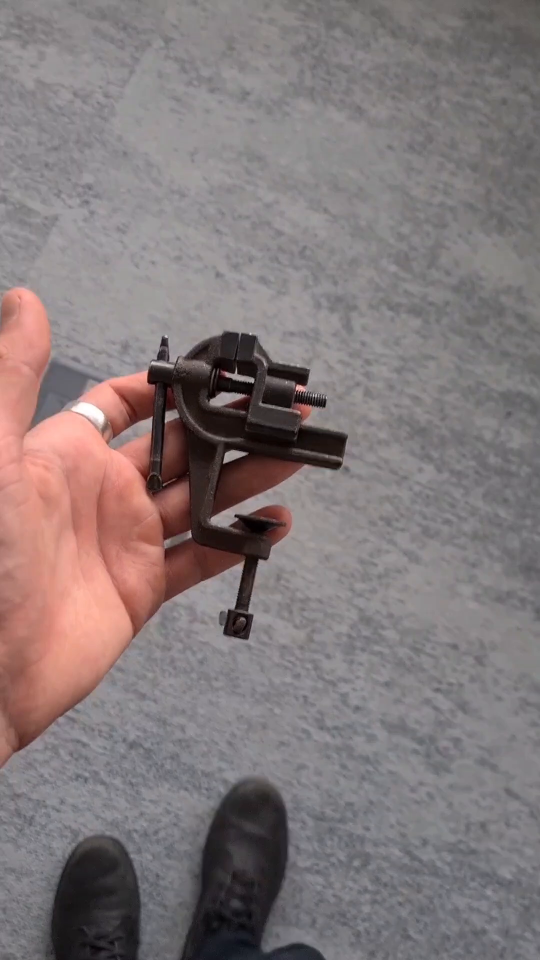
#> input picture frame 3 of DZ_CV_3/vid.mp4, 1080 x 1920 px, given in place of fingers.mov, which was not available (shown at 1/2 size)
$ jupyter execute cv_hw1.ipynb   (older library calls are emulated)   (text cells are left out)
#> lines starting #> are read from the running program, lines starting #| are printed output that depends on the picture; after the words box and inside, x2 and y2 are one past the last pixel; in counts of white or black regions, pixels touching at a corner belong together; pictures that were not available may be replaced by others from this repository, and a replacement may not be noted
[cell 1]
import math
import numpy as np
import cv2

class FrameProcessor:
    def __init__(self):
        pass

    def processing_loop(self, source, lth, hth, max_frame_num = -1,\
                        alternative_source="", save_to_file=""):
        i = 0
        results = []

        output_file = None

        #out = cv2.VideoWriter('outpy.avi', cv2.VideoWriter_fourcc('M','J','P','G'),
#                               30, (WINDX, WINDY))
#         out.write(canvas)
#         out.release()

        while (True):
            retval, frame = source.read()

            if (retval == False):
                print("Cannot read frame")

                if (alternative_source != ""):
                    print("Opening alternative source ", alternative_source)
                    source = cv2.VideoCapture(alternative_source)
                    continue

                else:
                    print("Exiting loop")
                    break

            result = self.process_frame(frame, lth, hth)

            results.append(result)

            key = cv2.waitKey(100) & 0xFF

            i += 1

            if (key == ord('q')):
                break

            if (max_frame_num != -1 and i >= max_frame_num):
                break

        return results

    def process_frame(self, frame, lth, hth):
        return 5

[cell 2]
#############################################
# YOUR DEFAULT PARAMETERS BELOW
#############################################

lth, hth = (0, 85, 115), (255, 255, 255)

#############################################
# YOUR DEFAULT PARAMETERS ABOVE
#############################################

class ColorFilterTuning(FrameProcessor):
    def __init__(self):
        super().__init__()

        cv2.namedWindow("color_filter_parameters")

        cv2.createTrackbar('rl', 'color_filter_parameters', lth[0], 255, self.nothing)
        cv2.createTrackbar('gl', 'color_filter_parameters', lth[1], 255, self.nothing)
        cv2.createTrackbar('bl', 'color_filter_parameters', lth[2], 255, self.nothing)
        cv2.createTrackbar('rh', 'color_filter_parameters', hth[0], 255, self.nothing)
        cv2.createTrackbar('gh', 'color_filter_parameters', hth[1], 255, self.nothing)
        cv2.createTrackbar('bh', 'color_filter_parameters', hth[2], 255, self.nothing)

    def nothing(self, inp):
        pass

    def process_frame(self, frame, lth, hth):
        hsv = cv2.cvtColor(frame, cv2.COLOR_RGB2HSV)

        low_th =  (cv2.getTrackbarPos('rl', 'color_filter_parameters'),
                   cv2.getTrackbarPos('gl', 'color_filter_parameters'),
                   cv2.getTrackbarPos('bl', 'color_filter_parameters'))

        high_th = (cv2.getTrackbarPos('rh', 'color_filter_parameters'),
                   cv2.getTrackbarPos('gh', 'color_filter_parameters'),
                   cv2.getTrackbarPos('bh', 'color_filter_parameters'))

        mask = cv2.inRange(frame, low_th, high_th)

        cv2.imshow("frame", frame)
        cv2.imshow("mask", mask)

        return (low_th, high_th)

[cell 3]
import numpy as np
import cv2

video_file = "../data/videos/fingers.mov"

cam = cv2.VideoCapture(video_file)

#print(cam)
# frame_offset = 100
# cam.set(1, frame_offset)

tuner = ColorFilterTuning()

colors = tuner.processing_loop(cam, None, None, max_frame_num = -1,\
            alternative_source=video_file)
#> in processing_loop, frame is the input picture: shape (1920, 1080, 3); mean B, G, R 121.2, 120.3, 130.9
#> in process_frame, `mask = cv2.inRange(frame, low_th, high_th)`:
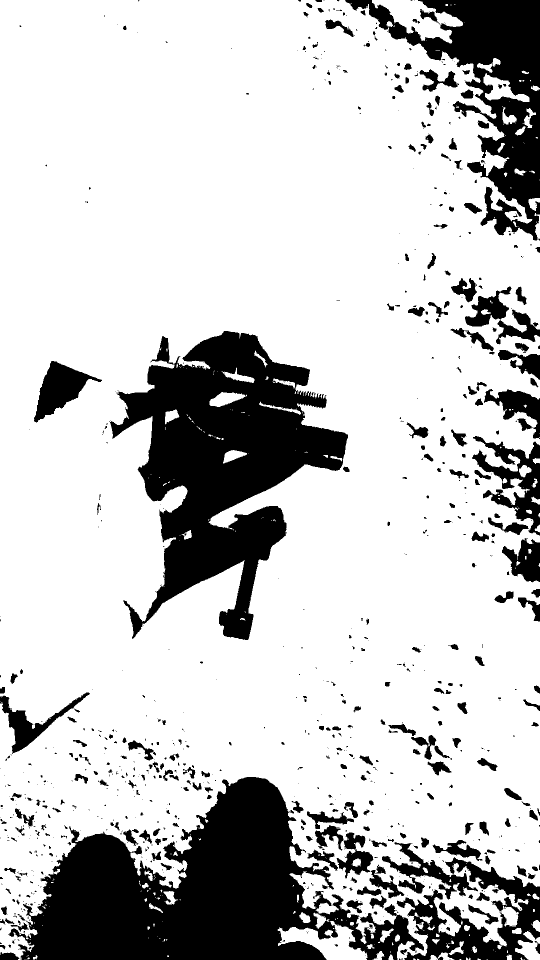
#> mask: shape (1920, 1080) (shown at 1/2 size); 77.9% white; 876 black regions (554 under 20 px), largest, box (x1, y1, x2, y2) and area: (16, 1554, 848, 1920) 146989, (219, 662, 696, 1280) 133612, (690, 0, 1080, 481) 59150
#> in processing_loop, `result = self.process_frame(frame, lth, hth)`: result = ((0, 85, 115), (255, 255, 255))
#> (key q is pressed here)
#> colors = [((0, 85, 115), (255, 255, 255))]
lth, hth = colors[-1]
#> lth = (0, 85, 115); hth = (255, 255, 255)

print("Color filter parameters: ", lth, hth)
#| Color filter parameters:  (0, 85, 115) (255, 255, 255)
cam.release()
cv2.waitKey(0)
cv2.destroyAllWindows()
cv2.waitKey(100)

[cell 4]
class FingersCounter(FrameProcessor):
    def __init__(self):
        super().__init__()

    def filter_cc(self, mask, area_th = -1):
        connectivity = 4
        output = cv2.connectedComponentsWithStats(mask, connectivity, cv2.CV_32S)
        num_labels = output[0]
        labels = output[1]
        stats = output[2]
        #centroids = output[3]

        if (num_labels < 1):
            return mask

        if (area_th == -1):
            max_area = 1
            max_label = 1

            for i in range(1, num_labels):
                area = stats[i, cv2.CC_STAT_AREA]

                if (area > max_area):
                    max_area = area
                    max_label = i

            for i in range(1, len(stats)):
                if (i != max_label):
                    mask[np.where(labels == i)] = 0

        else:
            for i in range(len(stats)):
                area = stats[i, cv2.CC_STAT_AREA]

                if (area < area_th):
                    mask[np.where(labels == i)] = 0

        return mask

    # [80 lines left out: functions fill_holes, count_fingers, not called in this run]

    def process_frame(self, frame, lth, hth):
# [15 lines of commented-out code are left out]


        hsv = cv2.cvtColor(frame, cv2.COLOR_RGB2HSV)
        mask = cv2.inRange(hsv, lth, hth)

        # Apply some morphological operations to make the mask cleaner
        kernel = cv2.getStructuringElement(cv2.MORPH_ELLIPSE, (3,3))
        mask = cv2.erode(mask, kernel, iterations = 2)
        mask = cv2.dilate(mask, kernel, iterations = 2)

        # Filter the mask to remove noise and small components
        mask = self.filter_cc(mask)

        # Find the contours and the convex hull of the hand
        contours, _ = cv2.findContours(mask, cv2.RETR_EXTERNAL, cv2.CHAIN_APPROX_SIMPLE)
        cnt = max(contours, key=cv2.contourArea)

        hull = cv2.convexHull(cnt, returnPoints=False)
        defects = cv2.convexityDefects(cnt, hull)

        # Use the defects to count the fingers
        count = 0
        if defects is not None:
            for i in range(defects.shape[0]):
                s,e,f,d = defects[i,0]
                start = tuple(cnt[s][0])
                end = tuple(cnt[e][0])
                far = tuple(cnt[f][0])

                if d > 10000:
                    count += 1
                    cv2.circle(frame, far, 5, [0,0,255], -1)
        return count
#         return fingers_num

[cell 5]
cam = cv2.VideoCapture(video_file)

finger_counter = FingersCounter()

fingers_num = finger_counter.processing_loop(cam, lth, hth)
#> in process_frame, `mask = cv2.inRange(hsv, lth, hth)`:
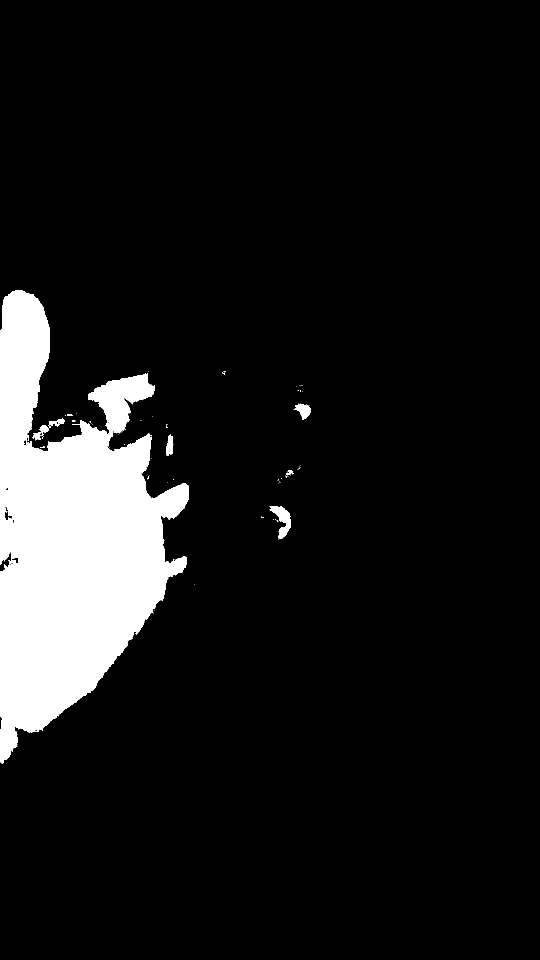
#> mask: shape (1920, 1080) (shown at 1/2 size); 9.6% white; 89 white regions (80 under 20 px), largest, box (x1, y1, x2, y2) and area: (0, 580, 378, 1528) 194730, (539, 1012, 582, 1079) 1305, (64, 836, 130, 881) 754
#> in process_frame, `mask = cv2.erode(mask, kernel, iterations = 2)`:
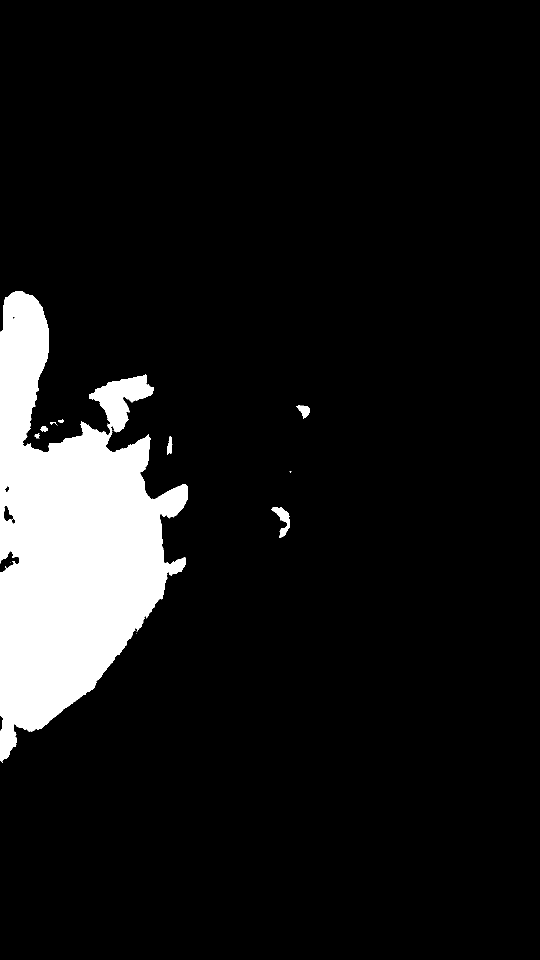
#> mask: shape (1920, 1080) (shown at 1/2 size); 9.2% white; 12 white regions (4 under 20 px), largest, box (x1, y1, x2, y2) and area: (0, 582, 376, 1525) 188925, (542, 1014, 580, 1076) 920, (592, 810, 620, 838) 404
#> in filter_cc, `num_labels = output[0]`: num_labels = 10
#> in filter_cc, `labels = output[1]`:
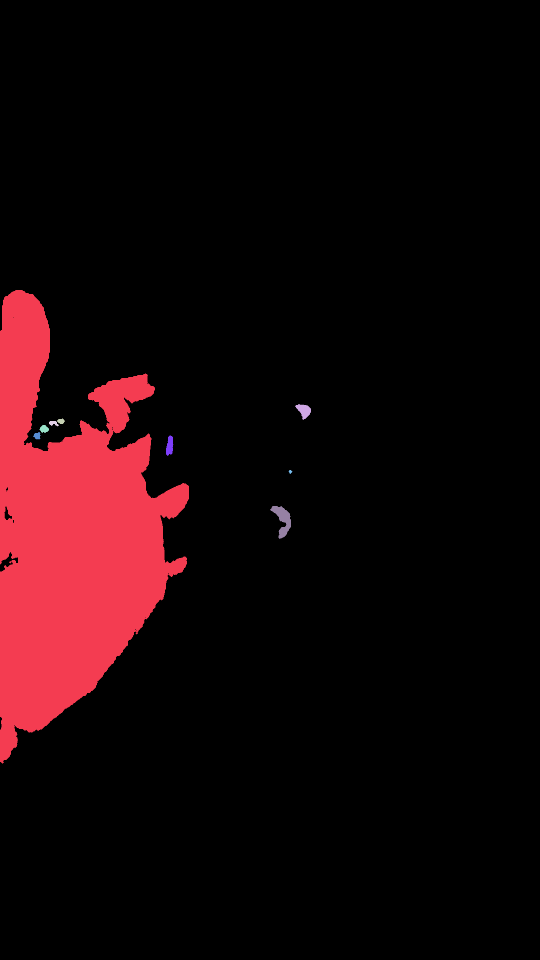
#> labels: shape (1920, 1080) int32 (shown at 1/2 size); 10 distinct labels, from 0 to 9; one colour per label, 0 black
#> in filter_cc, `stats = output[2]`: stats = [[0, 0, 1080, 1920, 1876651], [0, 580, 378, 947, 194033], [590, 808, 32, 32, 568], [114, 837, 16, 11, 120], [98, 842, 20, 11, 132], [79, 850, 19, 16, 209], [66, 864, 15, 15, 151], [332, 871, 15, 41, 440], [577, 940, 8, 8, 36], [540, 1012, 42, 66, 1260]]
#> the loop in filter_cc, `for i in range(1, num_labels):` made 9 passes
#> (area, max_area) on pass 1: (194033, 194033)
#> after the loop in filter_cc, `for i in range(1, num_labels):`: max_area = 194033; max_label = 1
#> the loop in filter_cc, `for i in range(1, len(stats)):` made 9 passes
#> after the loop in filter_cc, `for i in range(1, len(stats)):`:
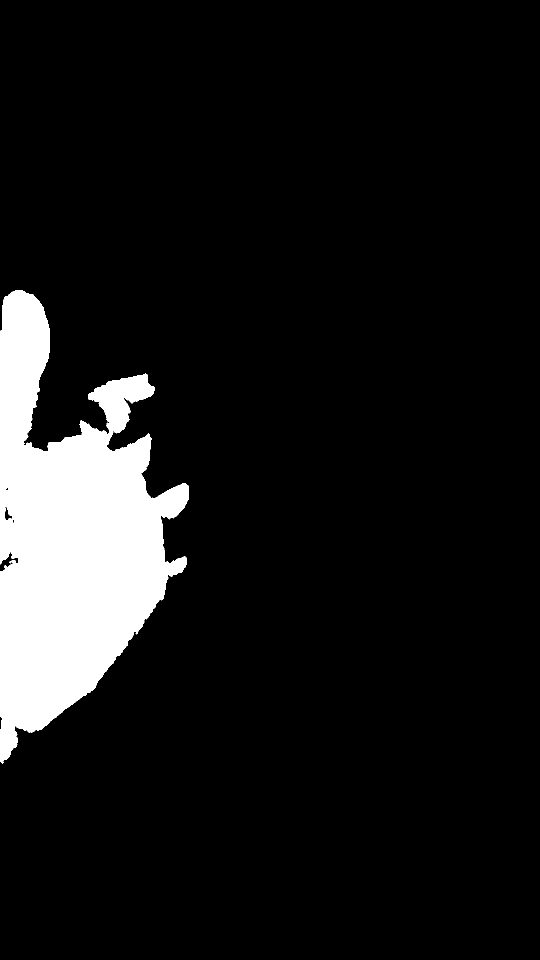
#> mask: shape (1920, 1080) (shown at 1/2 size); 9.4% white; 1 white region
#> in process_frame, `contours, _ = cv2.findContours(mask, cv2.RETR_EXTERNAL, cv2.CHAIN_APPR..`: contours = 1 contour; box (x1, y1, x2, y2) and area: (0, 580, 378, 1527) 192672
#> in process_frame, `cnt = max(contours, key=cv2.contourArea)`: cnt = contour of 987 points, box (x1, y1, x2, y2) (0, 580, 378, 1527), area 192672
#> in process_frame, `hull = cv2.convexHull(cnt, returnPoints=False)`: hull = 24 values, max 986 at index 0, min 0 at index 23, mean 310.6
#> in process_frame, `defects = cv2.convexityDefects(cnt, hull)`: defects = 18 rows, first 6: [0, 4, 3, 336], [4, 10, 9, 583], [11, 13, 12, 285], [13, 15, 14, 412], [15, 19, 16, 961], [19, 99, 51, 9216]
#> the loop in process_frame, `for i in range(defects.shape[0]):` made 18 passes
#> (s, e, f, d, start, end, far) on passes 1 to 7: (0, 4, 3, 336, (31, 580), (24, 583), (25, 584)), (4, 10, 9, 583, (24, 583), (11, 592), (15, 592)), (11, 13, 12, 285, (8, 595), (6, 600), (8, 598)), (13, 15, 14, 412, (6, 600), (4, 611), (6, 609)), (15, 19, 16, 961, (4, 611), (0, 662), (4, 659)), (19, 99, 51, 9216, (0, 662), (0, 1523), (36, 1115)), (99, 101, 100, 154, (0, 1523), (4, 1526), (1, 1523))
#> after the loop in process_frame, `for i in range(defects.shape[0]):`: count = 4
#> (key Esc is pressed here)
#> fingers_num = [4, 3, 3, 3]

print(fingers_num)
#| [4, 3, 3, 3]

cam.release()
cv2.waitKey(0)
cv2.destroyAllWindows()
cv2.waitKey(100)
#> Out = 113

[cell 6]
reference_fingers_num = [5, 5, 1, 0, 0, 5, 5, 5, 0, 0, 0, 5, 5, 5, 5, 4, 3, 3,\
                         3, 3, 3, 3, 1, 1, 2, 2, 2, 2, 2, 1, 1, 1, 1, 1, 2, 2,\
                         2, 2, 2, 2, 3, 4, 4, 4, 4, 4, 4, 5, 5, 5, 5, 5, 5, 5,\
                         2, 2, 2, 2, 2, 1, 1, 1, 1, 2, 2, 2, 2, 2, 2, 2, 2, 2,\
                         2, 2, 1, 2, 2, 2, 1, 2, 2, 2, 1, 2, 1, 1, 1, 1, 1, 1,\
                         3, 4, 0, 0, 0, 1]

max_grade = 100

corr_num = 0

for r, s in zip(reference_fingers_num, fingers_num):
    if (r == s):
        corr_num += 1
#> this loop made 4 passes
#> (r, s) on passes 1 to 4: (5, 4), (5, 3), (1, 3), (0, 3)
#> after the loop, corr_num = 0

acc = corr_num / len(reference_fingers_num)
#> acc = 0

#print("correct ", corr_num, " out of ", len(reference_fingers_num),
#      corr_num / len(reference_fingers_num))

grade = min(acc * 2, 1) * max_grade
#> grade = 0

print("Your grade is ", "\033[92m{}\033[0m".format(str(int(grade)) +\
        " out of " + str(max_grade) + "; " + str(corr_num) + " frames out of "
        + str(len(reference_fingers_num))))
#| Your grade is  [92m0 out of 100; 0 frames out of 96[0m

$ run again, starting later in the video
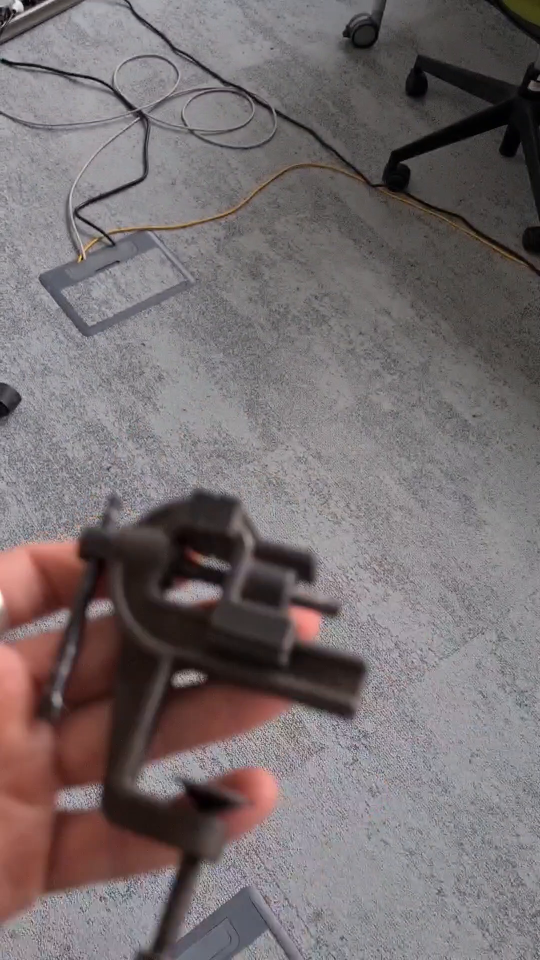
#> input picture frame 16 of DZ_CV_3/vid.mp4, 1080 x 1920 px, given in place of fingers.mov, which was not available (shown at 1/2 size)
#> in processing_loop, frame is the input picture: shape (1920, 1080, 3); mean B, G, R 111.2, 109.7, 118
#> hsv: shape (1920, 1080, 3); mean H, S, V 123.9, 29.7, 119.6
#> in process_frame, `mask = cv2.inRange(frame, low_th, high_th)`:
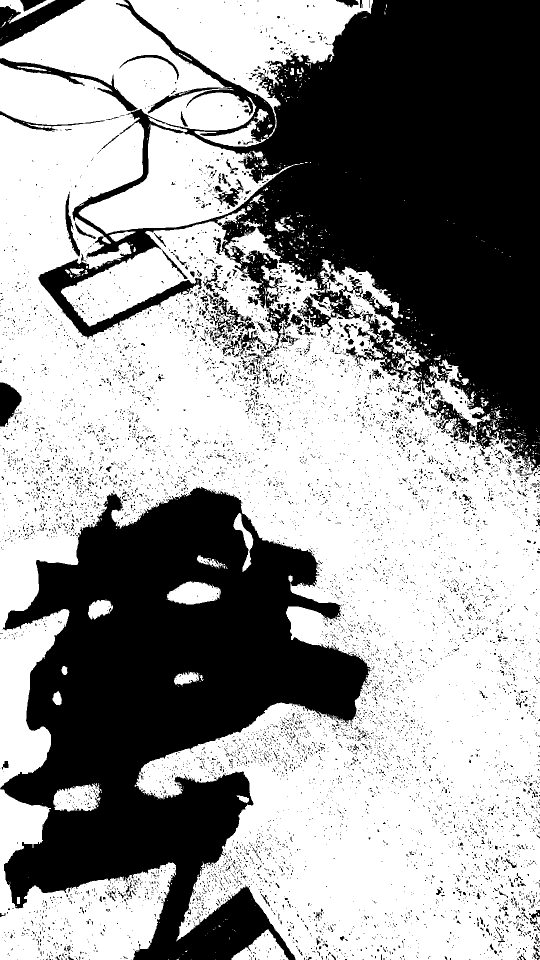
#> mask: shape (1920, 1080) (shown at 1/2 size); 59.8% white; 8733 black regions (8353 under 20 px), largest, box (x1, y1, x2, y2) and area: (77, 0, 1080, 943) 401024, (0, 973, 741, 1920) 356772, (459, 492, 584, 691) 6149
#> result = ((0, 85, 115), (255, 255, 255))
#> colors = [((0, 85, 115), (255, 255, 255))]
#> lth = (0, 85, 115); hth = (255, 255, 255)
#| Color filter parameters:  (0, 85, 115) (255, 255, 255)
#> num_labels = 16
#> labels: shape (1920, 1080) int32; 16 distinct labels, from 0 to 15
#> stats = 16 rows, first 6: [0, 0, 1080, 1920, 1977330], [178, 484, 9, 8, 44], [173, 495, 5, 5, 13], [0, 1086, 166, 172, 15712], [388, 1110, 12, 12, 95], [576, 1212, 65, 72, 2891]
#> the loop in filter_cc, `for i in range(1, num_labels):` made 15 passes
#> (area, max_area) on passes 1, 3, 7: (44, 44), (15712, 15712), (50371, 50371)
#> after the loop in filter_cc, `for i in range(1, num_labels):`: max_area = 50371; max_label = 7
#> the loop in filter_cc, `for i in range(1, len(stats)):` made 15 passes
#> after the loop in filter_cc, `for i in range(1, len(stats)):`:
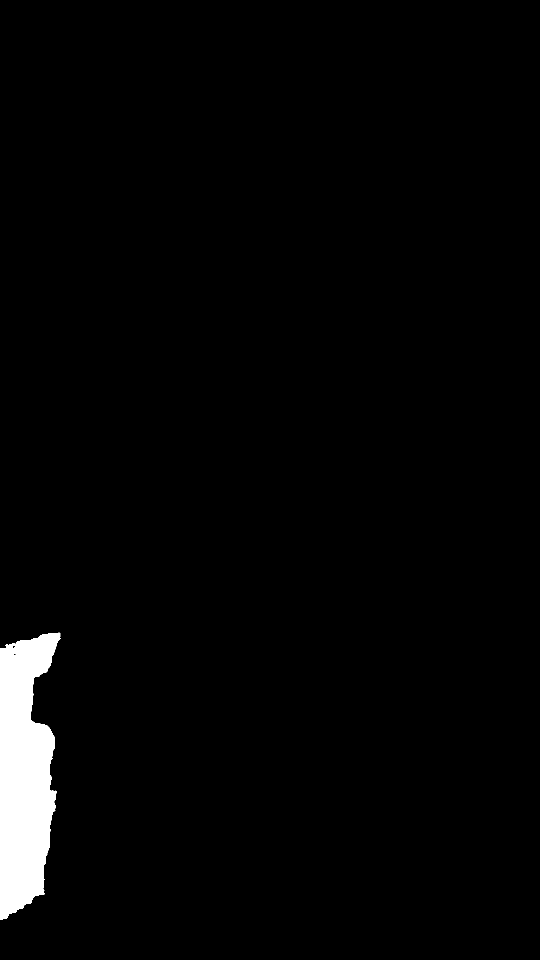
#> mask: shape (1920, 1080) (shown at 1/2 size); 2.4% white; 1 white region
#> contours = 1 contour; box (x1, y1, x2, y2) and area: (0, 1265, 121, 1840) 49722
#> cnt = contour of 291 points, box (x1, y1, x2, y2) (0, 1265, 121, 1840), area 49722
#> hull = 17 values, max 290 at index 0, min 0 at index 16, mean 95.24
#> defects = [[0, 6, 3, 323], [6, 10, 9, 389], [10, 21, 17, 1347], [21, 34, 26, 1266], [34, 41, 40, 1476], [43, 45, 44, 373], [45, 67, 52, 1357], [67, 77, 74, 1988], [78, 142, 95, 2349], [142, 154, 147, 1215], [154, 280, 229, 14251], [280, 289, 282, 256]]
#> the loop in process_frame, `for i in range(defects.shape[0]):` made 12 passes
#> (s, e, f, d, start, end, far) on passes 1 to 8: (0, 6, 3, 323, (117, 1265), (98, 1266), (103, 1267)), (6, 10, 9, 389, (98, 1266), (85, 1268), (95, 1268)), (10, 21, 17, 1347, (85, 1268), (41, 1280), (61, 1280)), (21, 34, 26, 1266, (41, 1280), (13, 1288), (31, 1288)), (34, 41, 40, 1476, (13, 1288), (0, 1296), (11, 1296)), (43, 45, 44, 373, (4, 1839), (12, 1837), (6, 1837)), (45, 67, 52, 1357, (12, 1837), (60, 1807), (18, 1827)), (67, 77, 74, 1988, (60, 1807), (87, 1789), (70, 1791))
#> after the loop in process_frame, `for i in range(defects.shape[0]):`: count = 1
#> fingers_num = [1, 2, 3, 3]
#| [1, 2, 3, 3]
#> Out = 113
#> the loop `for r, s in zip(reference_fingers_num, fingers_num):` made 4 passes
#> (r, s) on passes 1 to 4: (5, 1), (5, 2), (1, 3), (0, 3)
#> after the loop `for r, s in zip(reference_fingers_num, fingers_num):`: corr_num = 0
#| Your grade is  [92m0 out of 100; 0 frames out of 96[0m
